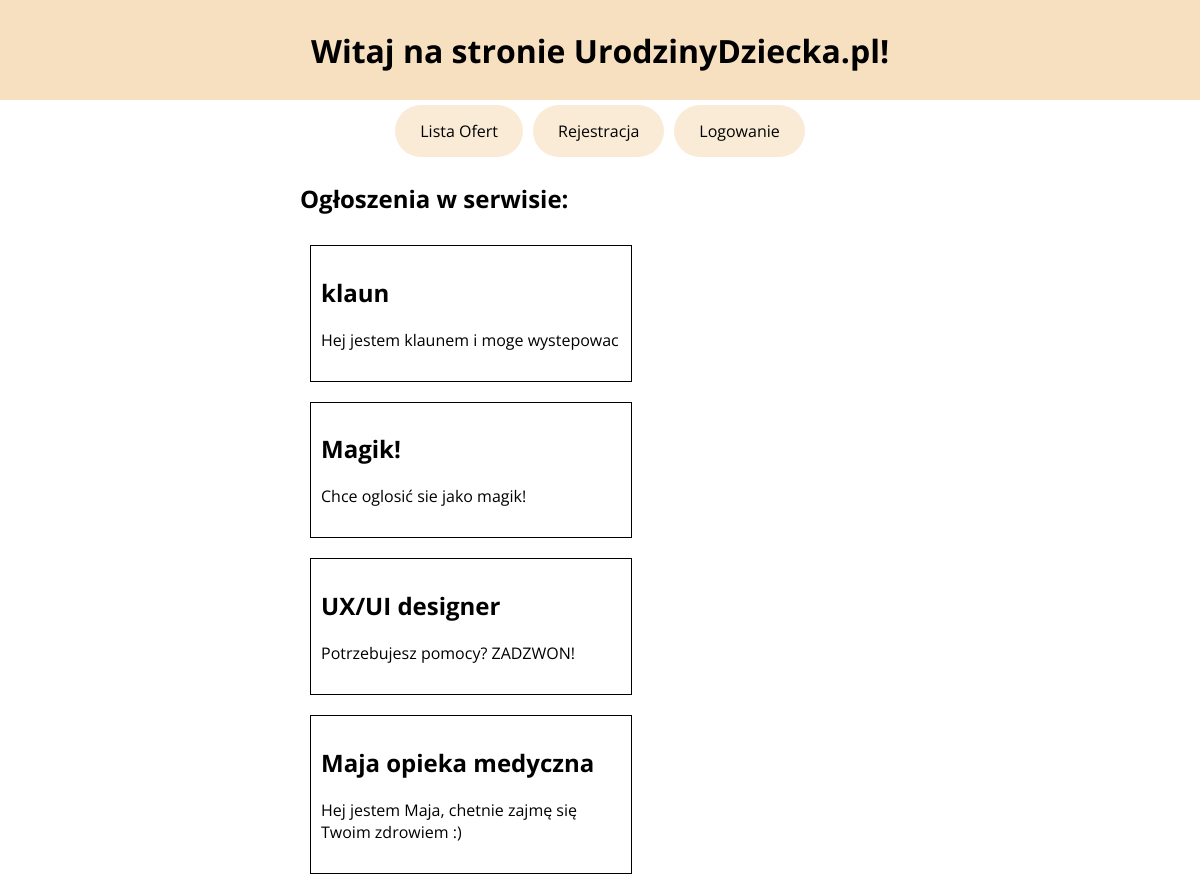
The app's page /, older data.
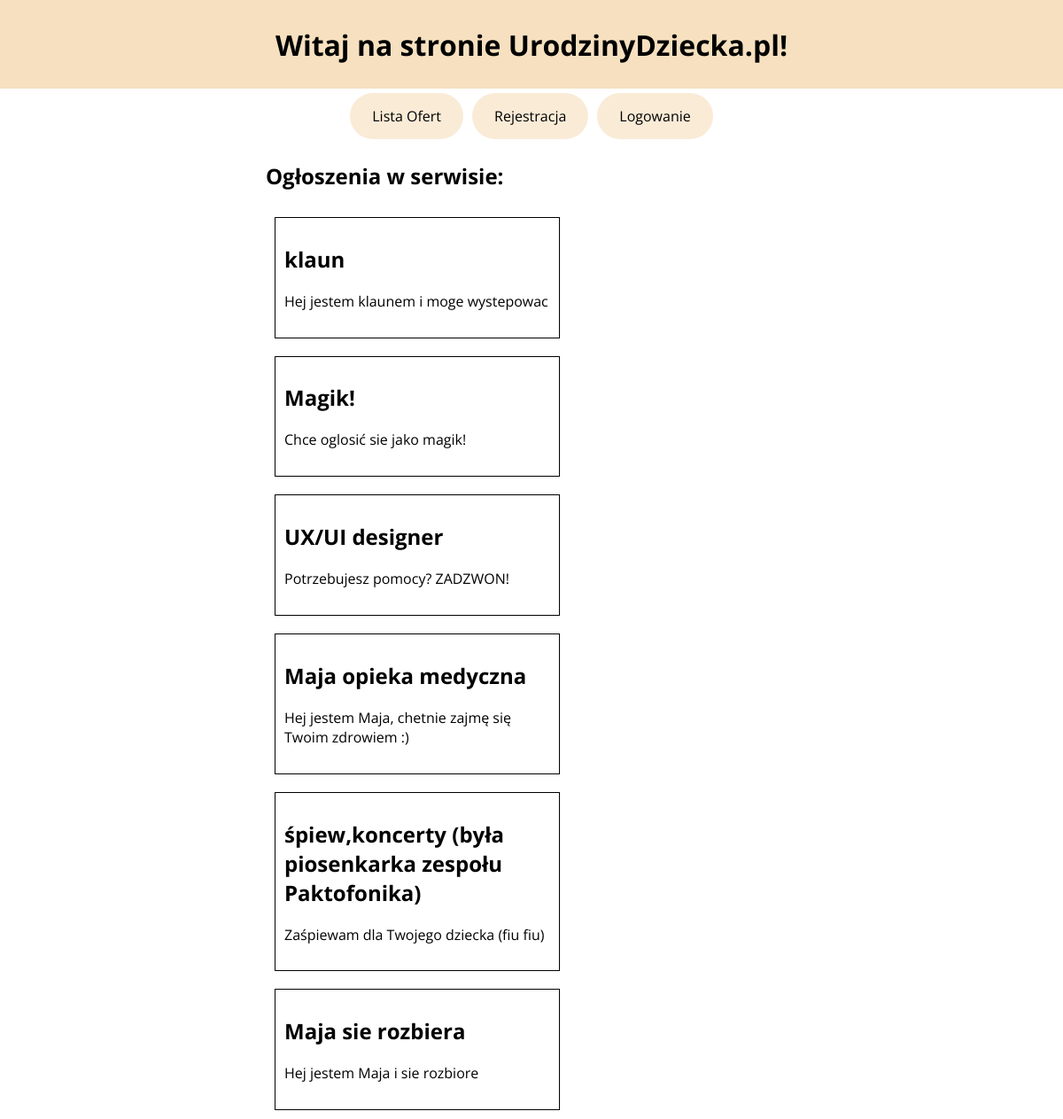
The same page, newer data.
### main/models.py (models this page shows, shortened)
class Ad(models.Model):
    username = models.ForeignKey(User, on_delete=models.CASCADE)
    name = models.CharField(max_length=150)
    text = models.TextField(max_length=800)

### main/views.py (the view)
# urls.py: path("", views.index, name="index"),
def index(request):
    adList = Ad.objects.all()
    return render(request, "main/home.html", {"userList":adList})

### main/templates/main/home.html
{% extends 'main/base.html' %}
{% block content %}
    <h2>Ogłoszenia w serwisie:</h2>
    {% for user in userList  %}
    <a href="ad/{{user.id}}">
        <div class="ad-elem" value="{{user.id}}">
            <h2>{{user.name}}<h2>
            <p>{{user.text}}</p>
        </div>
    </a>
    {% endfor %}
{% endblock %}

Row changes from the older to the newer data that the page shows:
added Ad: {{ user.id }} 6 (drawn), name "śpiew,koncerty (była piosenkarka zespołu Paktofonika)", text "Zaśpiewam dla Twojego dziecka (fiu fiu)"
added Ad: {{ user.id }} 7 (drawn), name "Maja sie rozbiera", text "Hej jestem Maja i sie rozbiore"
